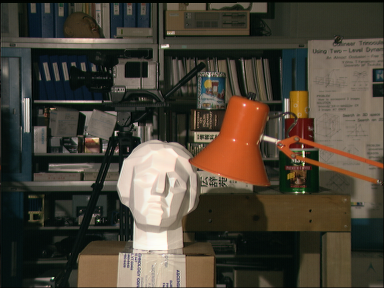
#> input picture Semestre 3/Machine learning/Tarea 1/image.png, 384 x 288 px
$ jupyter execute 'Tarea 1.ipynb'
#> lines starting #> are read from the running program, lines starting #| are printed output that depends on the picture
## Erick Salvador Alvarez Valencia

[cell 1]
import numpy as np
from numpy import linalg as LA
from matplotlib import pyplot as plt
from matplotlib.colors import LogNorm
from skimage.io import imread
from skimage import color
from scipy import fftpack
from scipy.ndimage.filters import gaussian_filter

[cell 2]
image = imread('image.png')
#> image is the input picture: shape (288, 384, 3); mean R, G, B 74.7, 67.6, 55.3

## Ejercicio 1

En Python, considere una lista de listas (un arreglo bidimensional). Por ejemplo:

[cell 3]
A = [[1, 2, 3, 4], [5, 6, 7, 8], [9, 10, 11, 12], [13, 14, 15, 16]]

Utilizando sólo listas (esto es, sin usar numpy), calcule la matriz transpuesta $A^T$:

a) Usando ciclos for

Simplemente se crea un arreglo vacío y se van añadiendo los valores pero iterando la matriz primero por columnas y luego por filas.

[cell 4]
rows = len(A)
cols = len(A[0])

T = []
for j in range(cols):
    aux = []
    for i in range(rows):
        aux.append(A[i][j])
    T.append(aux)

print(T)

b) usando list comprehension.

[cell 5]
rows = len(A)
cols = len(A[0])

T = [[row[i] for row in A] for i in range(cols)]
print(T)

## Ejercicio 2

Se quiere generar números aleatorios con distribución normal $N(\mu, \sigma)$. Una forma de lograr esto es generar $n$ variables aleatorias $X_1, X_2, . . . , X_n$ i.i.d., cada una con distribución uniforme $U$ en un intervalo $[a, b]$, y luego estudiar la distribución de la suma. $$Y = X_1 + X_2 + . . . + X_n.$$
Cuando n toma valores muy grandes (n $\rightarrow$ $\infty$), la distribución de $Y$ converge a una distribución normal (¿por qué?).

$\textbf{R:}$ Se tiene que por el teorema de límite central (T.L.C.) la suma de $n$ de variables aleatorias independientes y con varianza no nula se aproximará a una distribución normal cuando $n$ sea lo suficientemente grande.

a) Elabore una función que genere $n$ muestras de $N$ números aleatorios con distribución uniforme $U$ sobre un intervalo $[a, b]$. Utilice $n$, $N$ y $[a, b]$ como parámetros de su función. (Cada una de estas muestras corresponde a una variable aleatoria $X_i$, 1 $\leq$ i $\leq$ n).
Luego, construya la distribución de la suma $Y = \sum_{i = 1}^n X_i$. Explore resultados con $n$ = 1, 2, 3, 5, 10 y 100. Tome N $\geq$ 104. Grafique las distribuciones obtenidas usando histogramas. Elija un intervalo y un número de bins apropiado para sus gráficas.

Primero se generan los vectores aleatorios usando distribuciones uniformes.

[cell 6]
def generateDist(n, N, a, b):
#> called with n = 1, N = 1500, a = -10, b = 10
    res = np.zeros((n, N), dtype = np.float32)
    for i in range(n):
        res[i] = np.random.uniform(a, b, N)

    return res

Posteriormente se generan varios conjuntos de vectores aleatorios con diferentes tamaños y se suman.

[cell 7]
N = 1500
a, b = -10, 10

vArr1 = generateDist(1, N, a, b)
nG1 = np.sum(vArr1, axis = 0)

vArr2 = generateDist(2, N, a, b)
nG2 = np.sum(vArr2, axis = 0)

vArr3 = generateDist(3, N, a, b)
nG3 = np.sum(vArr3, axis = 0)

vArr5 = generateDist(5, N, a, b)
nG5 = np.sum(vArr5, axis = 0)

vArr10 = generateDist(10, N, a, b)
nG10 = np.sum(vArr10, axis = 0)

vArr100 = generateDist(100, N, a, b)
nG100 = np.sum(vArr100, axis = 0)

A continuación se muestran las gráficas.

[cell 8]
fig1 = plt.figure(figsize = (15, 5))
fig2 = plt.figure(figsize = (15, 5))
fig3 = plt.figure(figsize = (15, 5))
ax1 = fig1.add_subplot(1, 2, 1)
ax2 = fig1.add_subplot(1, 2, 2)
iax1 = fig2.add_subplot(1, 2, 1)
iax2 = fig2.add_subplot(1, 2, 2)
cax1 = fig3.add_subplot(1, 2, 1)
cax2 = fig3.add_subplot(1, 2, 2)

ax1.hist(nG1, bins = 'auto')
ax2.hist(nG2, bins = 'auto')
iax1.hist(nG3, bins = 'auto')
iax2.hist(nG5, bins = 'auto')
cax1.hist(nG10, bins = 'auto')
cax2.hist(nG100, bins = 'auto')

ax1.set_title("N = 1")
ax2.set_title("N = 2")
iax1.set_title("N = 3")
iax2.set_title("N = 5")
cax1.set_title("N = 10")
cax2.set_title("N = 100")

b) ¿Cuál es la media $\mu$ y la varianza $\sigma^2$ de la distribución de $Y$?

$$E[Y] = E[\sum_{i = 1}^n X_i]$$
$$E[Y] = \sum_{i = 1}^n E[X_i]$$

Como cada $X_i$ es idénticamente distribuida entonces se tiene que las $X_i$ tienen la misma media, además $X_i \sim U[a, b]$ entonces $E[X_i] = \frac{a + b}{2}$

Por lo que nos queda: $$E[Y] = \sum_{i = 1}^n \frac{a + b}{2} = \frac{n (a + b)}{2}$$

Se hace lo mismo para la varianza: $$Var(Y) = Var(\sum_{i = 1}^n X_i)$$

La varianza de una suma es la suma de las varianzas si las variables aleatorias son independientes, lo cual es el presente caso.

$$Var(Y) = \sum_{i = 1}^n Var(X_i)$$

Como $X_i \sim U[a, b]$ entonces $Var(X_i) = \frac{(b - a)^2}{12}$, finalmente se tiene que: $$Var(Y) = \sum_{i = 1}^n Var(X_i) = \sum_{i = 1}^n \frac{(b - a)^2}{12} = \frac{n (b - a)^2}{12}$$

c) De lo anterior, explique cómo hacer para generar números aleatorios que simulen una distribució normal $N(\mu, \sigma)$ con $\mu$ y $\sigma$ dadas? Genere números aleatorios con distribución normal $N(\mu, \sigma)$, con $\mu = 0$, $\sigma = 1$, y con $\mu = 10$, $\sigma = 3$. Grafique sus distribuciones obtenidas y muestre los valores $\mu$, $\sigma$ obtenidos en su simulación.

Usando las ecuaciones anteriores y asumiendo que $n$ es lo suficientemente grande podemos despejar tanto a $a$ como a $b$ resolviendo un sistema de ecuaciones, las fórmulas para dichos términos son: $$a = \frac{\mu}{n} - \sqrt{\frac{3 \sigma^2}{n}}$$ $$b = \frac{\mu}{n} + \sqrt{\frac{3 \sigma^2}{n}}$$

[cell 9]
def generateDist2(n, N, mu, sigma):
#> called with n = 1000, N = 3500, mu = 0, sigma = 1
    a = mu / float(n) - np.sqrt(3.0 * sigma / float(n))
    b = mu / float(n) + np.sqrt(3.0 * sigma / float(n))

    res = np.zeros((n, N), dtype = np.float32)
    for i in range(n):
        res[i] = np.random.uniform(a, b, N)

    return res

Se vuelven a generar vectores aleatorios pero esta vez con las distribuciones uniformes que aseguran dar una gaussiana con media y varianzas específicas aplicando el TLC.

[cell 10]
mu, sigma = 0.0, 1.0
N = 3500
n = 1000

dist1 = generateDist2(n, N, mu, sigma)
nG1 = np.sum(dist1, axis = 0)

mu, sigma = 10.0, 3.0
dist2 = generateDist2(n, N, mu, sigma)
nG2 = np.sum(dist2, axis = 0)

En la segunda imagen hay que cuidar la escala.

[cell 11]
fig1 = plt.figure(figsize = (15, 5))
ax1 = fig1.add_subplot(1, 2, 1)
ax2 = fig1.add_subplot(1, 2, 2)

ax1.hist(nG1, bins = 'auto')
ax2.hist(nG2, bins = 'auto')

ax1.set_title("Mu = 0, Sigma = 1")
ax2.set_title("Mu = 10, Sigma = 3")

## Ejercicio 3

Genere una matriz simétrica A de tamaño 100 × 100 con entradas en $R$.
Usando el método de las potencias, calcule los primeros $k$ auto-valores de A (esto es, los $k$ mayores auto-valores de A).

Primero generamos una matriz cuadrada con números uniformes y luego aplicando la fórmula $B = (A + A^T) / 2$ generamos una matriz simétrica.

[cell 12]
n = 100

def generateRandomMat(n, a, b):
#> called with n = 100, a = -100, b = 100
    res = np.zeros((n, n), dtype = np.float32)
    for i in range(n):
        res[i] = np.random.uniform(a, b, n)

    return res

Mat = generateRandomMat(n, -100, 100)
A = (Mat + Mat.T) / 2.0
print(A)

#Verificar que la matriz sea simétrica
print(A == A.T)

El método de la potencia calculará los primeros $k$ eigenvectores.

[cell 13]
def eigenvalue(A, v):
    Av = A.dot(v)
    return v.dot(Av)

def powerMethod(A, n, tol, nIter, k):
#> called with n = 100, tol = 0.001, nIter = 10000, k = 3
    eigenvectors = np.zeros((k, n), dtype = np.float32)
    eigenvals = np.zeros((k), dtype = np.float32)
    vlast = np.zeros((n), dtype = np.float32)
    llast = 0.0

    for i in range(k):
        print("Calculando eigenpares: ", str(i + 1))
        v0 = np.ones((n), dtype = np.float32)
        cnt = 0
        vk = np.copy(v0)
        A -= (llast * np.outer(vlast, vlast))
        lambdak = 0.0
        while True:
            yk1 = A.dot(vk)
            vk1 = yk1 / LA.norm(yk1)
            lambdak1 = eigenvalue(A, vk1)
            vk = np.copy(vk1)
            lambdak = lambdak1
            cnt += 1

            nn = LA.norm(yk1 - lambdak1 * vk)
            if nn < tol:
                print("Algoritmo terminado: Tolerancia alcanzada.")
                break
            if cnt >= nIter:
                print("Algoritmo terminado: Número de iteraciones alcanzado.")
                break

        eigenvectors[i] = vk
        eigenvals[i] = lambdak
        vlast = np.copy(vk)
        llast = lambdak

    return eigenvectors, eigenvals

Calculamos los primeros 3 eigenvalores, eigenvectores.

[cell 14]
Ac = np.copy(A)
eigenvectors, eigenvals = powerMethod(A, n, 1e-3, 10000, 3)

A continuación se muestran los eigenvalores.

[cell 15]
print(eigenvals)

[cell 16]
print(eigenvectors)

Para asegurarse que los resultados son correctos, se llamó a una función de numpy que calcula eigenvalores y eigenvectores, luego se ordenaron los eigenvalores por su valor absoluto y se imprimieron, se puede ver que los resultados coinciden.

[cell 17]
w, v = LA.eig(Ac)
w = np.sort(np.abs(w))[::-1]
print(w)

## Ejercicio 4

Para hallar la raíz cuadrada de un número $b \in R^+$, se debe resolver la ecuación $x^2 − b = 0$. Usaremos métodos iterativos.

Sus funciones deben incluir como parámetros el valor de $b, \alpha > 0$, el punto inicial $x_0$, y parámetro requeridos por algún criterio de paro (tolerancia  $> 0$  ́o número máximo de iteraciones $N$). Deben imprimir los resultados y error en cada iteración.
Aproxime $\sqrt{2}$ con ambos métodos, para diferentes valores de $x_0 = 0, 2, 10, 50, 100$. Compare gráficamente el error de ambos métodos en cada caso.
Discuta sus resultados. ¿Cuál es el rol del valor $\alpha$ en el método de punto fijo? ¿Por qué a veces e método converge y en ocasiones diverge? ¿Cuál es el equivalente de $\alpha$ en el método de Newton?

Se hace el código de los métodos.

[cell 18]
def f(x, b):
    return x ** 2 - b

def fp(x):
    return 2.0 * x

def fixedP(x0, b, alpha, tol, nIter):
#> called with x0 = 0, b = 2, alpha = 0.5, tol = 0.0001, nIter = 500
    xk = x0
    cnt = 0
    errIter = []
    while True:
        pk = f(xk, b)
        xk1 = xk - alpha * pk
        cnt += 1
        err = np.abs(xk1 - xk)
        errIter.append(err)
        print("Iteración {0} - Valor de xk: {1}, Error: {2}".format(cnt, xk1, err))

        if err < tol:
            print("Algoritmo terminado: Tolerancia alcanzada.")
            break
        if cnt >= nIter:
            print("Algoritmo terminado: Número de iteraciones alcanzado.")
            break

        xk = xk1

    return xk, np.array(errIter)

def newton(x0, b, tol, nIter):
#> called with x0 = 2, b = 2, tol = 0.0001, nIter = 500
    xk = x0
    cnt = 0
    errIter = []
    while True:
        fk = f(xk, b)
        fpk = fp(xk)
        xk1 = xk - (fk / fpk)
        cnt += 1
        err = np.abs(xk1 - xk)
        errIter.append(err)
        print("Iteración {0} - Valor de xk: {1}, Error: {2}".format(cnt, xk1, err))

        if err < tol:
            print("Algoritmo terminado: Tolerancia alcanzada.")
            break
        if cnt >= nIter:
            print("Algoritmo terminado: Número de iteraciones alcanzado.")
            break

        xk = xk1

    return xk, np.array(errIter)

A continuación se van a ejecutar los métodos para diferentes puntos iniciales y se mostrará el número de iteraciones, el error y el valor de $x_k$ en cada iteración.

[cell 19]
b = 2.0
x0 = 0.0
alpha = 0.5

xresFp1, errIterFp1 = fixedP(x0, b, alpha, 1e-4, 500)
errIterN1 = np.zeros((10))
#En este caso no se puede llamar a newton con el punto incial x0 = 0 porque el cociente con la derivada no está definido

[cell 20]
x0 = 2.0
xresFp2, errIterFp2 = fixedP(x0, b, alpha, 1e-4, 500)
xresN2, errIterN2 = newton(x0, b, 1e-4, 500)

Para este caso hay que usar un valor de $\alpha$ más pequeño, si no el método diverge.

[cell 21]
x0 = 10.0
alpha = 0.1
xresFp3, errIterFp3 = fixedP(x0, b, alpha, 1e-4, 500)
xresN3, errIterN3 = newton(x0, b, 1e-4, 500)

[cell 22]
x0 = 50.0
alpha = 0.009
xresFp4, errIterFp4 = fixedP(x0, b, alpha, 1e-4, 500)
xresN4, errIterN4 = newton(x0, b, 1e-4, 500)

[cell 23]
x0 = 100.0
xresFp5, errIterFp5 = fixedP(x0, b, alpha, 1e-4, 500)
xresN5, errIterN5 = newton(x0, b, 1e-4, 500)

Se pudo notar que en las últimas 3 ejecuciones, el método de punto fijo hizo muchas iteraciones en comparación al método de newton que en promedio hacía 5 iteraciones. Esto anterior porque se usó un $\alpha$ más pequeño ya que si se mantenía el que se usó al princio, el método no convergía, por lo que se puede ver a este parámetro un tamaño de paso del método.
Finalmente se puede apreciar que en todas las ejecuciones, estos métodos calcularon exitosamente el valor de la raíz cuadrada de 2.

[cell 24]
fig1 = plt.figure(figsize = (15, 5))
fig2 = plt.figure(figsize = (15, 5))
fig3 = plt.figure(figsize = (15, 5))
fig4 = plt.figure(figsize = (15, 5))
fig5 = plt.figure(figsize = (15, 5))
ax11 = fig1.add_subplot(1, 2, 1)
ax12 = fig1.add_subplot(1, 2, 2)
ax21 = fig2.add_subplot(1, 2, 1)
ax22 = fig2.add_subplot(1, 2, 2)
ax31 = fig3.add_subplot(1, 2, 1)
ax32 = fig3.add_subplot(1, 2, 2)
ax41 = fig4.add_subplot(1, 2, 1)
ax42 = fig4.add_subplot(1, 2, 2)
ax51 = fig5.add_subplot(1, 2, 1)
ax52 = fig5.add_subplot(1, 2, 2)

ax11.plot(errIterFp1)
ax12.plot(errIterN1)
ax21.plot(errIterFp2)
ax22.plot(errIterN2)
ax31.plot(errIterFp3)
ax32.plot(errIterN3)
ax41.plot(errIterFp4)
ax42.plot(errIterN4)
ax51.plot(errIterFp5)
ax52.plot(errIterN5)

ax11.set_title("Punto fijo. X0 = 0")
ax12.set_title("Newton. X0 = 0 (no se calculó)")
ax21.set_title("Punto fijo. X0 = 2")
ax22.set_title("Newton. X0 = 2")
ax31.set_title("Punto fijo. X0 = 10")
ax32.set_title("Newton. X0 = 10")
ax41.set_title("Punto fijo. X0 = 50")
ax42.set_title("Newton. X0 = 50")
ax51.set_title("Punto fijo. X0 = 100")
ax52.set_title("Newton. X0 = 100")

Podemos apreciar que en general, el método de newton decreció de una forma rápida, esto se ve reflejado en el número de iteraciones. En cambio el método de punto fijo de igual manera tuvo un descenso del error rápido aunque en las últimas ejecuciones se puede apreciar que en un gran lapso de iteraciones este casi no decreció el error, hasta que en un punto convergió a la tolerancia especificada.

## Ejercicio 5

(Filtros en el espacio de Fourier). Considere la imagen I = image.png que acompaña la tarea. Vamos a aplicar filtros a esta imagen usando propiedades de la transformada de Fourier. Puede importar las funciones fft2, ifft2 de la librer ́ıa scipy.fftpack

(a) Diseñe dos filtros de caja H, uno pasa bajas y uno pasa altas creando dos arreglos de 0’s y 1’s en numpy, como se ilustra en las Figuras 1 y 2. Cada filtro debe ser del mismo tamaño de la imagen. El ancho w de las cajas en las esquinas es un parámetro a elegir.

Convertimos la imagen a escala de grises.

[cell 25]
grayImage = color.rgb2gray(image)
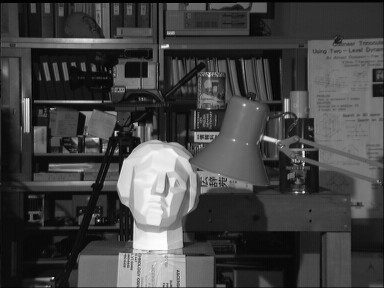
#> grayImage: shape (288, 384) float64; min 0, max 0.994, mean 0.268
plt.imshow(grayImage, cmap = "gray")

Se crean las funciones para crear los filtros de caja, los cuales son arreglos de numpy de ceros y unos y en las zonas de interés (cajas), estos tienen los valores invertidos. (0 a 1 y 1 a 0), el método recibe el tamaño de las cajas como parámetro y regresa los dos filtros.

El segundo método se encarga de aplicar la transfomada rápida de fourier a una imagen, luego se multiplica por el filtro y finalmente se aplica la transformada inversa. Hay que notar este método regresa la parte real de lo que nos devuelve la transformada inversa.

[cell 26]
rows, cols = grayImage.shape

def createFilters(rows, cols, w):
    F1 = np.zeros((rows, cols), dtype = np.float32)
    F2 = np.ones((rows, cols), dtype = np.float32)

    F1[0:w, 0:w] = 1
    F1[0:w, cols - w:cols] = 1
    F1[rows - w:rows, 0:w] = 1
    F1[rows - w:rows, cols - w:cols] = 1

    F2[0:w, 0:w] = 0
    F2[0:w, cols - w:cols] = 0
    F2[rows - w:rows, 0:w] = 0
    F2[rows - w:rows, cols - w:cols] = 0

    return F1, F2

def processFourier(image, F):
    imCopy = np.copy(image)
    imFft = fftpack.fft2(imCopy)
    recImage = fftpack.ifft2(imFft * F)

    return recImage.real

Ahora se generarán filtros de caja con diferentes tamaños y se aplicarán a la imagen, se irán mostrando los resultados.

[cell 27]
w = 30
F1, F2 = createFilters(rows, cols, w)

fig1 = plt.figure(figsize = (15, 5))
ax11 = fig1.add_subplot(1, 2, 1)
ax12 = fig1.add_subplot(1, 2, 2)

ax11.imshow(F1, cmap = "gray")
ax12.imshow(F2, cmap = "gray")

[cell 28]
p1 = processFourier(grayImage, F1)
p2 = processFourier(grayImage, F2)

fig1 = plt.figure(figsize = (15, 5))
ax11 = fig1.add_subplot(1, 2, 1)
ax12 = fig1.add_subplot(1, 2, 2)

ax11.imshow(p1, cmap = "gray")
ax12.imshow(p2, cmap = "gray")

[cell 29]
w = 70
F1, F2 = createFilters(rows, cols, w)

fig1 = plt.figure(figsize = (15, 5))
ax11 = fig1.add_subplot(1, 2, 1)
ax12 = fig1.add_subplot(1, 2, 2)

ax11.imshow(F1, cmap = "gray")
ax12.imshow(F2, cmap = "gray")

[cell 30]
p1 = processFourier(grayImage, F1)
p2 = processFourier(grayImage, F2)

fig1 = plt.figure(figsize = (15, 5))
ax11 = fig1.add_subplot(1, 2, 1)
ax12 = fig1.add_subplot(1, 2, 2)

ax11.imshow(p1, cmap = "gray")
ax12.imshow(p2, cmap = "gray")

[cell 31]
w = 150
F1, F2 = createFilters(rows, cols, w)

fig1 = plt.figure(figsize = (15, 5))
ax11 = fig1.add_subplot(1, 2, 1)
ax12 = fig1.add_subplot(1, 2, 2)

ax11.imshow(F1, cmap = "gray")
ax12.imshow(F2, cmap = "gray")

[cell 32]
p1 = processFourier(grayImage, F1)
p2 = processFourier(grayImage, F2)

fig1 = plt.figure(figsize = (15, 5))
ax11 = fig1.add_subplot(1, 2, 1)
ax12 = fig1.add_subplot(1, 2, 2)

ax11.imshow(p1, cmap = "gray")
ax12.imshow(p2, cmap = "gray")

Podemos ver que para los filtros de caja, entre más pequeño sea el tamaño de la caja, el primer filtro genera una imagen de muy baja calidad, mientras que el segundo marca firmemente los bordes horizontales y verticales de la imagen. A medida que el tamaño aumenta, el primer filtro genera una imagen más parecida a la original (su calidad original) y el segundo marca menos los bordes.

b) Diseñe un filtro pasa bajas gaussiano G. Para ello, construya un filtro con densidad gaussiana centrada en el pixel central y varianza $\sigma > 0$ como par ́ametro (Figura 3). Usando un shift del filtro gaussiano (Figura 4), aplique éste último a la transformada de Fourier de la imagen I. Recupere l imagen filtrada y explique el efecto obtenido para diferentes $\sigma$.

Primero hacemos una función que genere el filtro gaussiano con la fórmula de una univariada gaussiana, para hacer esto se recibe el parámetro sigma, el cual afecta el tamaño del filtro. Por último se usa la función fftshif para hacer un recorrimiento de la parte oscura del primer filtro y generar el segundo. Este método regresa los dos filtros.

[cell 33]
def normalize_f(img):
    img = (img - img.min()) / (img.max() - img.min())
    return img

def createGaussFilters(rows, cols, sigma):
#> called with rows = 288, cols = 384, sigma = 10
    bright = np.zeros((rows, cols), dtype = 'float')
    s = 2.0 * sigma * sigma
    ssum = 0.0
    x0 = float(cols) / 2.0
    y0 = float(rows) / 2.0

    for i in range(-2, rows - 3):
        for j in range(-2, cols - 3):
            r = np.sqrt((i - y0) ** 2 + (j - x0) ** 2)
            bright[i + 2][j + 2] = (np.exp(-(r * r) / s)) / (np.pi * s)
            ssum += bright[i + 2][j + 2]
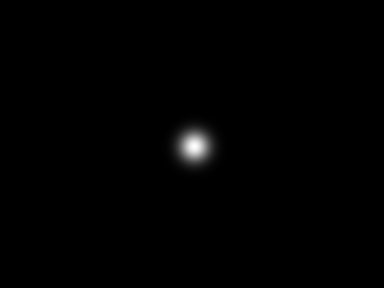
#> bright: shape (288, 384) float64; min 0, max 0.00159, mean 9.04e-06; drawn with min black and max white

    bright /= ssum
    bright = normalize_f(bright)

    shifted = np.fft.fftshift(bright)

    return bright, shifted

A continuación se verá el efecto de estos dos filtros anteriores con la imagen variando el parámetro sigma.

[cell 34]
sigma = 10.0
F1, F2 = createGaussFilters(rows, cols, sigma)

fig1 = plt.figure(figsize = (15, 5))
ax11 = fig1.add_subplot(1, 2, 1)
ax12 = fig1.add_subplot(1, 2, 2)

ax11.imshow(F1, cmap = "gray")
ax12.imshow(F2, cmap = "gray")

[cell 35]
p1 = processFourier(grayImage, F1)
p2 = processFourier(grayImage, F2)
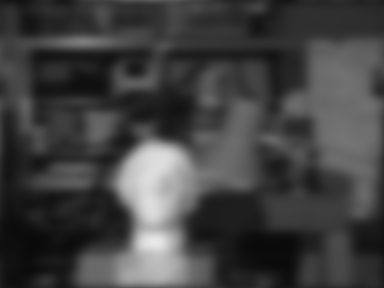
#> p2: shape (288, 384) float64; min 0.0397, max 0.915, mean 0.257

fig1 = plt.figure(figsize = (15, 5))
ax11 = fig1.add_subplot(1, 2, 1)
ax12 = fig1.add_subplot(1, 2, 2)

ax11.imshow(p1, cmap = "gray")
ax12.imshow(p2, cmap = "gray")

[cell 36]
sigma = 50.0
F1, F2 = createGaussFilters(rows, cols, sigma)
#> call 2 of createGaussFilters, with rows = 288, cols = 384, sigma = 50
#> after the loop in createGaussFilters (call 2), `for i in range(-2, rows - 3):`:
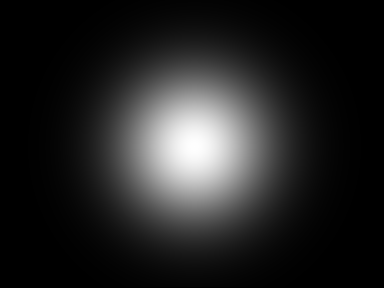
#> bright: shape (288, 384) float64; min 0, max 6.37e-05, mean 9e-06; drawn with min black and max white

fig1 = plt.figure(figsize = (15, 5))
ax11 = fig1.add_subplot(1, 2, 1)
ax12 = fig1.add_subplot(1, 2, 2)

ax11.imshow(F1, cmap = "gray")
ax12.imshow(F2, cmap = "gray")
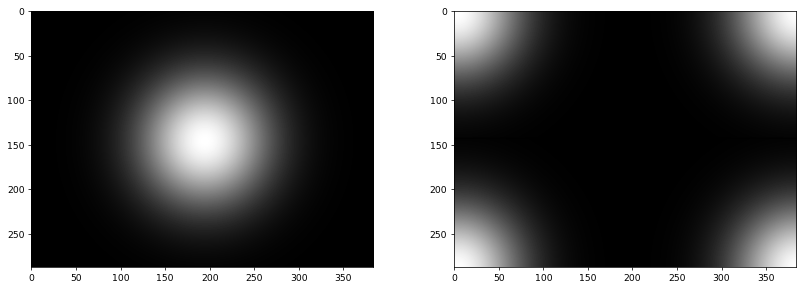
#> figure drawn by matplotlib, 2 panels

[cell 37]
p1 = processFourier(grayImage, F1)
p2 = processFourier(grayImage, F2)

fig1 = plt.figure(figsize = (15, 5))
ax11 = fig1.add_subplot(1, 2, 1)
ax12 = fig1.add_subplot(1, 2, 2)

ax11.imshow(p1, cmap = "gray")
ax12.imshow(p2, cmap = "gray")

[cell 38]
sigma = 70.0
F1, F2 = createGaussFilters(rows, cols, sigma)
#> call 3 of createGaussFilters, with rows = 288, cols = 384, sigma = 70
#> after the loop in createGaussFilters (call 3), `for i in range(-2, rows - 3):`:
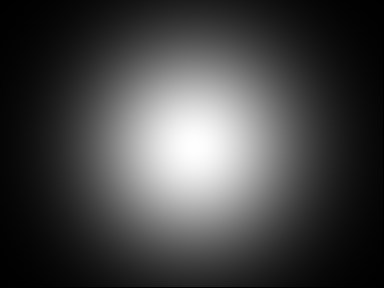
#> bright: shape (288, 384) float64; min 0, max 3.25e-05, mean 8.62e-06; drawn with min black and max white

fig1 = plt.figure(figsize = (15, 5))
ax11 = fig1.add_subplot(1, 2, 1)
ax12 = fig1.add_subplot(1, 2, 2)

ax11.imshow(F1, cmap = "gray")
ax12.imshow(F2, cmap = "gray")
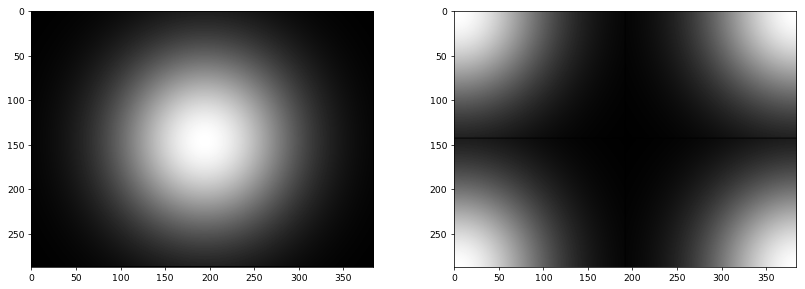
#> figure drawn by matplotlib, 2 panels

[cell 39]
p1 = processFourier(grayImage, F1)
p2 = processFourier(grayImage, F2)

fig1 = plt.figure(figsize = (15, 5))
ax11 = fig1.add_subplot(1, 2, 1)
ax12 = fig1.add_subplot(1, 2, 2)

ax11.imshow(p1, cmap = "gray")
ax12.imshow(p2, cmap = "gray")

[cell 40]
sigma = 100.0
F1, F2 = createGaussFilters(rows, cols, sigma)
#> call 4 of createGaussFilters, with rows = 288, cols = 384, sigma = 100
#> after the loop in createGaussFilters (call 4), `for i in range(-2, rows - 3):`:
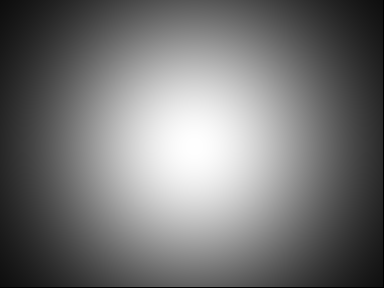
#> bright: shape (288, 384) float64; min 0, max 1.59e-05, mean 7.25e-06; drawn with min black and max white

fig1 = plt.figure(figsize = (15, 5))
ax11 = fig1.add_subplot(1, 2, 1)
ax12 = fig1.add_subplot(1, 2, 2)

ax11.imshow(F1, cmap = "gray")
ax12.imshow(F2, cmap = "gray")
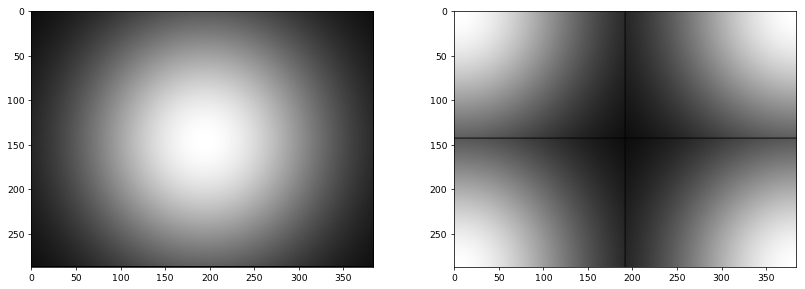
#> figure drawn by matplotlib, 2 panels

[cell 41]
p1 = processFourier(grayImage, F1)
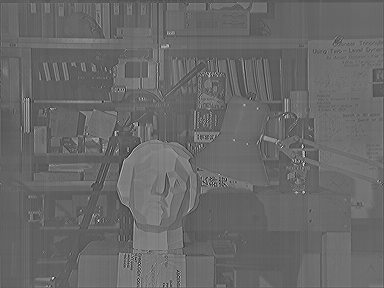
#> p1: shape (288, 384) float64; min -0.115, max 0.199, mean 0.014; drawn with min black and max white
p2 = processFourier(grayImage, F2)

fig1 = plt.figure(figsize = (15, 5))
ax11 = fig1.add_subplot(1, 2, 1)
ax12 = fig1.add_subplot(1, 2, 2)

ax11.imshow(p1, cmap = "gray")
ax12.imshow(p2, cmap = "gray")
